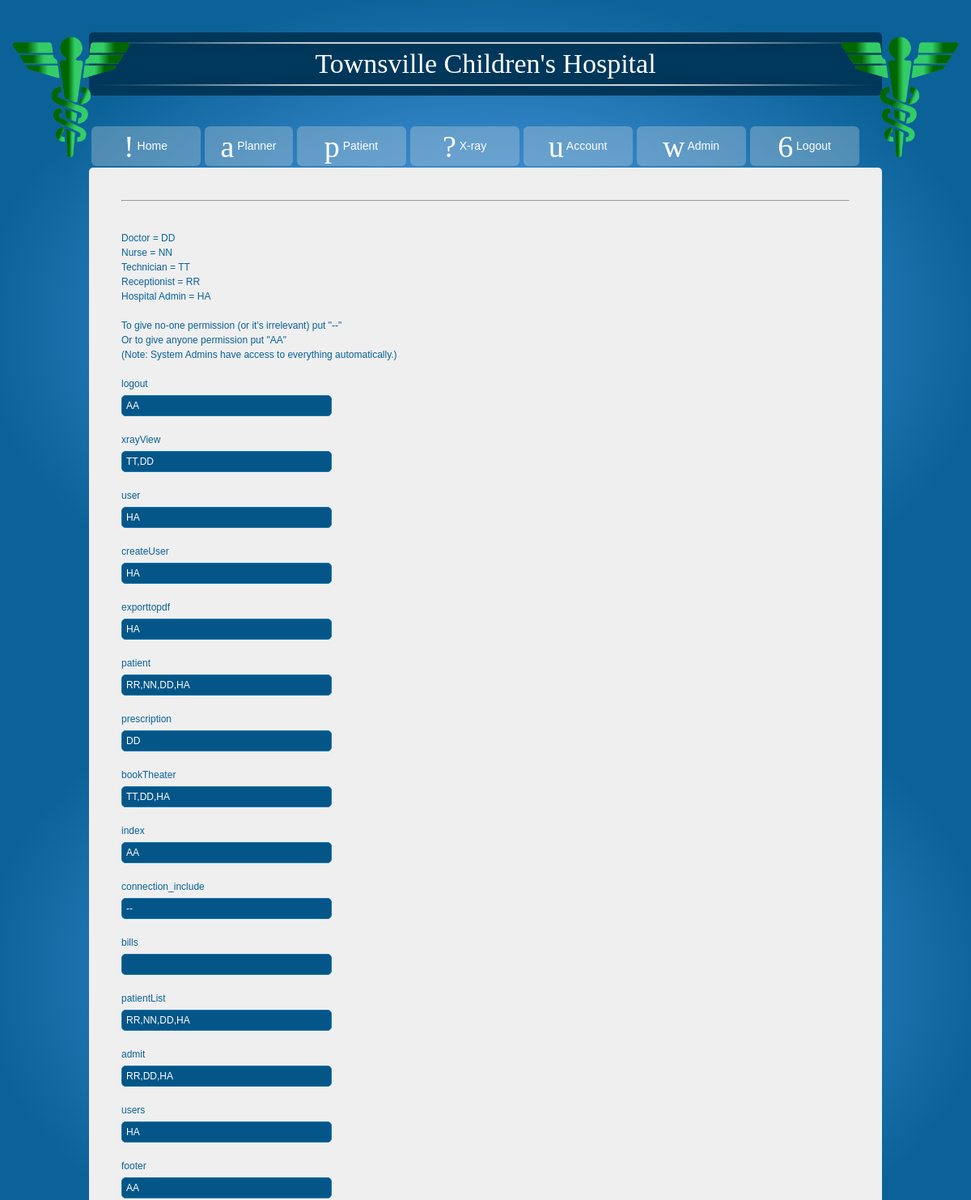
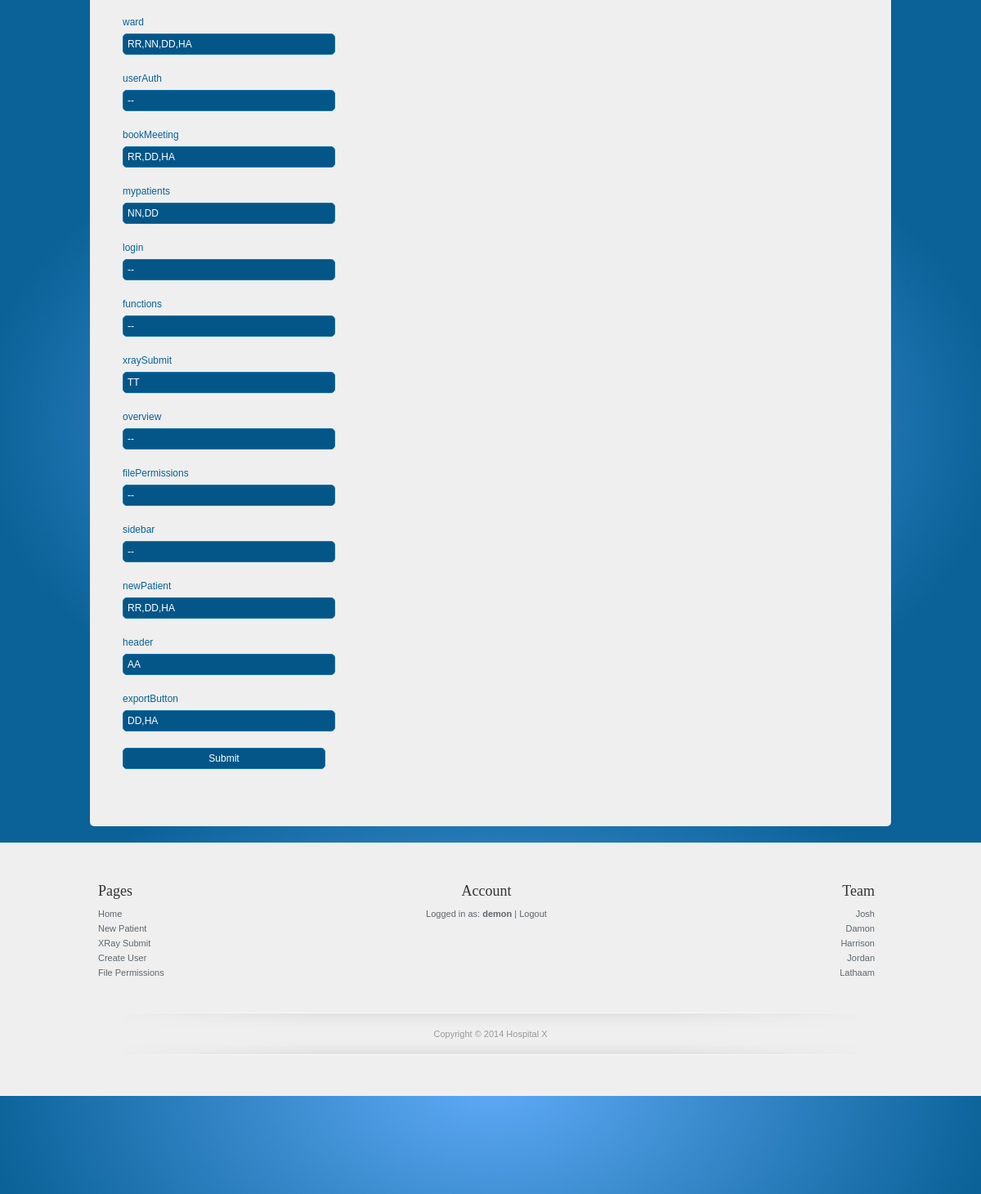
/filePermissions.php (signed in), run on the app's committed database (2 pictures, top to bottom).
### tables this page shows
CREATE TABLE IF NOT EXISTS `filepermissions` (
  `FileName` varchar(255) NOT NULL DEFAULT '',
  `Access` varchar(255) DEFAULT NULL,
  PRIMARY KEY (`FileName`)
);

### functions.php (called while the page is built, shortened)
<?php
	function singleSQL($sql, $mysqli){
		$p = mysqli_query($mysqli,$sql);
		$result = 0;
		if($p != NULL){
			$t = mysqli_fetch_array($p,MYSQLI_BOTH);
			$result = $t[0];
		}
		return $result;
	}
	function checkFilePermission($file, $mysqli){
		$file = basename($file, '.php');
		if(isset($_SESSION['User'])){
			$user = $_SESSION['User'];
			$t = singleSQL("SELECT Access FROM filepermissions WHERE FileName='$file'",$mysqli);
			$reqCodes = explode(",",$t);
			$t = singleSQL("SELECT AccessCode FROM users WHERE Username='$user'",$mysqli);
			$userCodes = explode(",",$t);
			if(in_array("SA", $userCodes) || in_array("AA", $reqCodes)){ return true; }
			return false;
		}
		return false;
	}
	function phpFilesInDirectory(){
		$files = array();
		$count = 0;
		if ($handle = opendir('.')) {
			while (false !== ($entry = readdir($handle))) {
				if ($entry != "." && $entry != ".." && strpos($entry,'.php') !== false) {
					$files[$count] = $entry;
					$count++;
				}
			}
	    }
		return $files;
	}
?>

### filePermissions.php (the view, shortened to what this page needs)
<?php
	include 'header.php';
	if(checkFilePermission(__FILE__, $mysqli)){
?>
			<?php
			$files = phpFilesInDirectory();
			echo '<hr><br><br><form action="filePermissions.php" method="post" id="contact_form">';
			echo 'Doctor = DD<br>Nurse = NN<br>Technician = TT<br>Receptionist = RR<br>Hospital Admin = HA<br><br>To give no-one permission (or it\'s irrelevant) put "--"<br>Or to give anyone permission put "AA"<br>(Note: System Admins have access to everything automatically.)<br><br>';
			foreach($files as $entry){
				$entry = basename($entry, '.php');
				$y = singleSQL("SELECT Access FROM filepermissions WHERE FileName='$entry'",$mysqli);
				echo "<label>$entry</label><input type='text' name='$entry' value='$y'><br>\n";
			}
			echo '<input type="hidden" name="test" value="true"><input type="submit"></form>';
			?>
<?php } else { include 'permissionDenied.html'; } ?>
<?php include 'footer.php'; ?>

### style.css (style rules this page uses)
* { margin:0; padding:0; }
body { margin: 0; padding: 20px 0 0 0; color: #ccc; font-family: Verdana, Arial, Helvetica, sans-serif; font-size: 12px; line-height: 18px; background: -moz-radial-gradient(center, ellipse cover, #60abf8 0%, #0a6298 74%); background: -webkit-gradient(radial, center center, 0px, center center, 100%, color-stop(0%,#60abf8), color-stop(74%,#0a6298)); background: -webkit-radial-gradient(center, ellipse cover, #60abf8 0%,#0a6298 74%); background: -o-radial-gradient(center, ellipse cover, #60abf8 0%,#0a6298 74%); background: -ms-radial-gradient(center, ellipse cover, #60abf8 0%,#0a6298 74%); background: radial-gradient(ellipse at center, #60abf8 0%,#0a6298 74%); filter: progid:DXImageTransform.Microsoft.gradient( startColorstr='#60abf8', endColorstr='#0a6298',GradientType=1 ); }
label { display: block; }
input { margin-bottom: 10px }
#contact_form { padding: 0; margin-bottom: 40px; }
#contact_form { margin: 0px; padding: 0px; }
#contact_form label { display: block; margin-bottom: 5px; }
#contact_form input, #contact_form select { width: 248px; padding: 5px; margin-bottom: 20px; color: #FFFFFF; background: #045688; border: 1px solid #1473ad; border-radius:5px; font-family: Verdana, Arial, Helvetica, sans-serif; font-size: 12px; }

### data on the page
filepermissions: logout "AA"
filepermissions: xrayView "TT,DD"
filepermissions: user "HA"
filepermissions: createUser "HA"
filepermissions: exporttopdf "HA"
filepermissions: patient "RR,NN,DD,HA"
filepermissions: prescription "DD"
filepermissions: bookTheater "TT,DD,HA"
filepermissions: index "AA"
filepermissions: connection_include "--"
filepermissions: patientList "RR,NN,DD,HA"
filepermissions: admit "RR,DD,HA"
filepermissions: users "HA"
filepermissions: footer "AA"
filepermissions: ward "RR,NN,DD,HA"
filepermissions: userAuth "--"
filepermissions: bookMeeting "RR,DD,HA"
filepermissions: mypatients "NN,DD"
filepermissions: login "--"
filepermissions: functions "--"
filepermissions: xraySubmit "TT"
filepermissions: overview "--"
filepermissions: filePermissions "--"
filepermissions: sidebar "--"
filepermissions: newPatient "RR,DD,HA"
filepermissions: header "AA"
filepermissions: exportButton "DD,HA"

### other printed values
$entry "logout"
$entry "xrayView"
$entry "createUser"
$entry "exporttopdf"
$entry "patient"
$entry "prescription"
$entry "bookTheater"
$entry "connection_include"
$entry "patientList"
$entry "userAuth"
$entry "bookMeeting"
$entry "mypatients"
$entry "functions"
$entry "xraySubmit"
$entry "overview"
